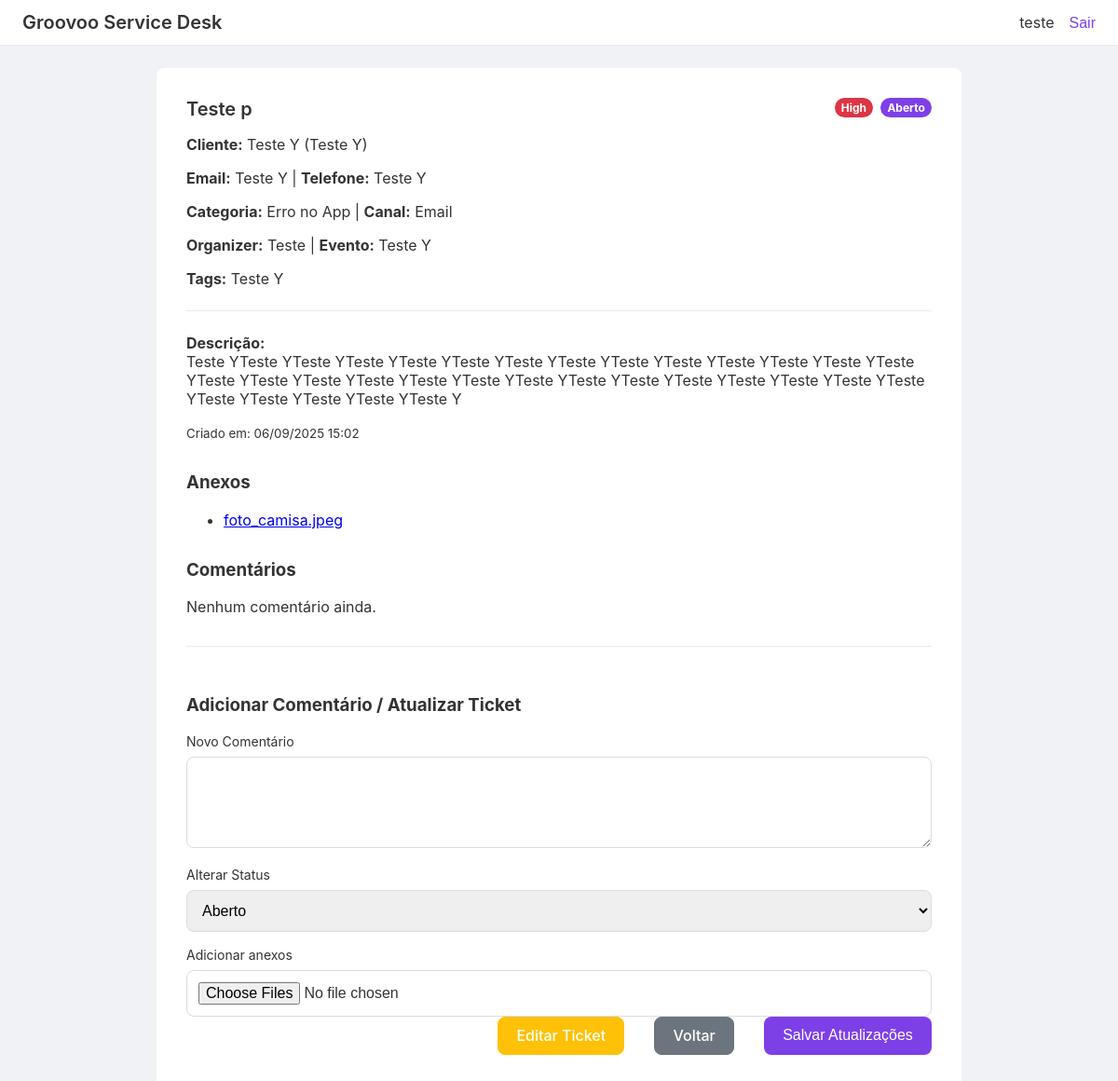
/tickets/4 (signed in), run on the app's committed database.
### app.py (models this page shows, shortened)
class User(UserMixin, db.Model):
    id = db.Column(db.Integer, primary_key=True)
    username = db.Column(db.String(80), unique=True, nullable=False)
    password_hash = db.Column(db.String(128), nullable=False)
    tickets = db.relationship('Ticket', backref='assignee', lazy=True)
    comments = db.relationship('Comment', backref='author', lazy=True)

class Ticket(db.Model):
    id = db.Column(db.Integer, primary_key=True)
    title = db.Column(db.String(200), nullable=False, default='Ticket sem título')
    priority = db.Column(db.String(20), nullable=False, default='Low')
    tags = db.Column(db.String(200), nullable=True)
    organizer = db.Column(db.String(120), nullable=True)
    event = db.Column(db.String(120), nullable=True)
    email = db.Column(db.String(120), nullable=True)
    telefone = db.Column(db.String(50), nullable=True)
    client_name = db.Column(db.String(120), nullable=False)
    client_contact = db.Column(db.String(120), nullable=False)
    description = db.Column(db.Text, nullable=False)
    channel = db.Column(db.String(50), nullable=False)
    category = db.Column(db.String(50), nullable=False)
    status = db.Column(db.String(20), nullable=False, default='Aberto')
    created_at = db.Column(db.DateTime, default=datetime.utcnow)
    assignee_id = db.Column(db.Integer, db.ForeignKey('user.id'), nullable=False)
    attachments = db.relationship('Attachment', backref='ticket', lazy=True)
    comments = db.relationship('Comment', backref='ticket', lazy=True)

class Attachment(db.Model):
    id = db.Column(db.Integer, primary_key=True)
    filename = db.Column(db.String(255), nullable=False)
    filepath = db.Column(db.String(255), nullable=False)
    ticket_id = db.Column(db.Integer, db.ForeignKey('ticket.id'), nullable=False)

### app.py (the view, shortened to what this page needs)
@app.route('/tickets/<int:ticket_id>', methods=['GET', 'POST'])
@login_required
def ticket_detail(ticket_id: int):
    ticket = Ticket.query.get_or_404(ticket_id)
    if ticket.assignee_id != current_user.id:
        abort(403)
    return render_template('ticket_detail.html', ticket=ticket)

### app.py (called while the page is built)
@login_manager.user_loader
def load_user(user_id: str):
    return User.query.get(int(user_id))

### templates/ticket_detail.html (shortened to what this page needs)
{% extends 'base.html' %}
{% block content %}
<div class="ticket-detail-card" style="max-width: 800px; margin: 0 auto;">
  <div class="card-header">
    <h2 class="card-title">{{ ticket.title }}</h2>
    <div class="badges">
        <span class="priority-badge priority-{{ ticket.priority | lower }}">{{ ticket.priority }}</span>
        <span class="status-badge status-{{ ticket.status | lower }}">{{ ticket.status }}</span>
    </div>
  </div>
  <div class="card-body">
    <p><strong>Cliente:</strong> {{ ticket.client_name }} ({{ ticket.client_contact }})</p>
    <p><strong>Email:</strong> {{ ticket.email or 'N/A' }} | <strong>Telefone:</strong> {{ ticket.telefone or 'N/A' }}</p>
    <p><strong>Categoria:</strong> {{ ticket.category }} | <strong>Canal:</strong> {{ ticket.channel }}</p>
    <p><strong>Organizer:</strong> {{ ticket.organizer or 'N/A' }} | <strong>Evento:</strong> {{ ticket.event or 'N/A' }}</p>
    <p><strong>Tags:</strong> {{ ticket.tags or 'Nenhuma' }}</p>
    <hr style="border: none; border-top: 1px solid var(--border-color); margin: 1.5rem 0;">
    <p><strong>Descrição:</strong><br>{{ ticket.description | replace('\n', '<br>') | safe }}</p>
    <p><small>Criado em: {{ ticket.created_at.strftime('%d/%m/%Y %H:%M') }}</small></p>
  </div>
  <div style="margin-top: 2rem;">
    <h3>Anexos</h3>
    {% if ticket.attachments %}
      <ul>
      {% for att in ticket.attachments %}
        <li><a href="{{ url_for('static', filename='uploads/' + att.filepath) }}" target="_blank">{{ att.filename }}</a></li>
      {% endfor %}
      </ul>
    {% else %}
      <p>Não há anexos.</p>
    {% endif %}
  </div>
  <div style="margin-top: 2rem;">
    <h3>Comentários</h3>
    {% if ticket.comments %}
      <ul style="list-style: none; padding: 0;">
      {% for comment in ticket.comments %}
        <li style="border-top: 1px solid var(--border-color); padding: 1rem 0;">
          <strong>{{ comment.author.username }}</strong> <small>({{ comment.timestamp.strftime('%d/%m/%Y %H:%M') }})</small>:<br>
          <p style="margin-top: 0.5rem;">{{ comment.content | replace('\n', '<br>') | safe }}</p>
        </li>
      {% endfor %}
      </ul>
    {% else %}
      <p>Nenhum comentário ainda.</p>
    {% endif %}
  </div>
  <div style="margin-top: 2rem; border-top: 1px solid var(--border-color); padding-top: 2rem;">
    <h3>Adicionar Comentário / Atualizar Ticket</h3>
    <form method="post" enctype="multipart/form-data">
      <div class="form-group">
        <label for="comment">Novo Comentário</label>
        <textarea name="comment" rows="4"></textarea>
      </div>
      <div class="form-group">
        <label for="status">Alterar Status</label>
        <select name="status" id="status">
          {% for s in ['Aberto', 'Aguardando', 'Resolvido', 'Fechado'] %}
          <option value="{{ s }}" {% if ticket.status == s %}selected{% endif %}>{{ s }}</option>
          {% endfor %}
        </select>
      </div>
      <div class="form-group">
          <label for="attachments">Adicionar anexos</label>
          <input type="file" id="attachments" name="attachments" multiple>
      <div style="display: flex; justify-content: flex-end; gap: 2rem;">
        <a href="{{ url_for('edit_ticket', ticket_id=ticket.id) }}" class="btn btn-primary" style="background-color: #ffc107; border-color: #ffc107;">Editar Ticket</a>
        <a href="{{ url_for('dashboard') }}" class="btn btn-secondary">Voltar</a>
        <button type="submit" class="btn btn-primary">Salvar Atualizações</button>
      </div>
    </form>
  </div>
</div>
{% endblock %}

### templates/base.html (shortened to what this page needs)
<!DOCTYPE html>
<html lang="pt-BR">
<head>
    <link rel="stylesheet" href="{{ url_for('static', filename='css/style.css') }}">
</head>
<body>
    <div class="app-container">
        {% if current_user.is_authenticated %}
        <header class="navbar">
            <div class="brand">Groovoo Service Desk</div>
            <div class="user-info">
                <span>{{ current_user.username }}</span>
                <form action="{{ url_for('logout') }}" method="post" style="display: inline;">
                    <button type="submit" class="btn-link">Sair</button>
                </form>
            </div>
        </header>
        {% endif %}
        <main class="main-content">
            {% block content %}{% endblock %}
        </main>
    </div>
  </body>
</html>

### static/css/style.css (style rules this page uses)
:root { --primary-color: #7d40e7; --background-color: #f0f2f5; --card-bg: #ffffff; --text-color: #333; --muted-text: #6c757d; --border-color: #e9ecef; --radius: 8px; --transition-speed: 0.2s; --priority-low: #28a745; --priority-medium: #ffc107; --priority-high: #dc3545; --status-aberto: #7d40e7; --status-aguardando: #ffc107; --status-resolvido: #28a745; --status-fechado: #6c757d; }
body { margin: 0; background-color: var(--background-color); color: var(--text-color); font-family: -apple-system, BlinkMacSystemFont, "Segoe UI", Roboto, "Helvetica Neue", Arial, sans-serif; }
.main-content { padding: 24px; }
.navbar { display: flex; align-items: center; justify-content: space-between; padding: 12px 24px; background-color: var(--card-bg); border-bottom: 1px solid var(--border-color); }
.navbar .brand { font-size: 20px; font-weight: 600; }
.navbar .user-info { display: flex; align-items: center; gap: 16px; }
.btn { display: inline-block; font-weight: 500; text-align: center; cursor: pointer; border: 1px solid transparent; padding: 0.6rem 1.2rem; font-size: 1rem; border-radius: var(--radius); transition: all var(--transition-speed); text-decoration: none; }
.btn-primary { color: #fff; background-color: var(--primary-color); }
.btn-secondary { color: #fff; background-color: var(--muted-text); border-color: var(--muted-text); }
.btn-link { color: var(--primary-color); background-color: transparent; border: none; padding: 0; font-size: 1rem; font-weight: 500; }
.form-group { margin-bottom: 16px; text-align: left; }
.form-group label { display: block; font-size: 14px; margin-bottom: 8px; }
.form-group input, .form-group textarea, .form-group select { width: 100%; box-sizing: border-box; padding: 12px; border: 1px solid #dcdce6; border-radius: var(--radius); font-size: 1rem; }
.card-header { display: flex; justify-content: space-between; align-items: flex-start; margin-bottom: 1rem; }
.card-title { margin: 0; font-size: 1.25rem; font-weight: 600; }
.badges { display: flex; gap: 0.5rem; }
.status-badge, .priority-badge { display: inline-block; padding: 0.25em 0.6em; font-size: 0.75rem; font-weight: 700; border-radius: 999px; color: #fff; }
.status-aberto { background-color: var(--status-aberto); }
.priority-high { background-color: var(--priority-high); }
.ticket-detail-card { background-color: var(--card-bg); padding: 2rem; border-radius: var(--radius); }

### data on the page
User: username "teste"
Ticket: title "Teste p", priority "High", status "Aberto", client_name "Teste Y", client_contact "Teste Y", email "Teste Y", telefone "Teste Y", category "Erro no App", channel "Email", organizer "Teste", event "Teste Y", tags "Teste Y", description "Teste YTeste YTeste YTeste YTeste YTeste YTeste YTeste YTeste YTeste YTeste YTeste YTeste YTeste YTeste YTeste YTeste YTeste YTeste YTeste YTeste YTeste YTeste YTeste YTeste YTeste YTeste YTeste YTeste YTeste YTeste YTeste YTeste Y", created_at "06/09/2025 15:02"
Attachment: filename "foto_camisa.jpeg"
